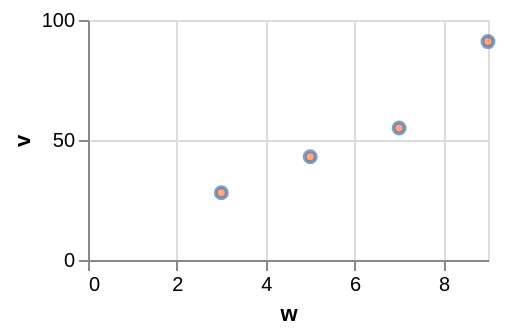

Vega-Lite specification for this chart:
### Vega-Lite specification from a JSON file in a GitHub repository (floating-point values rounded to 4 significant figures)
{"$schema": "https://vega.github.io/schema/vega-lite/v6.json", "width": 200, "height": 120, "data": {"values": [{"c": "alpha", "v": 28, "w": 3, "t": "2024-01-07"}, {"c": "beta", "v": 55, "w": 7, "t": "2024-03-19"}, {"c": "gamma", "v": 43, "w": 5, "t": "2024-06-02"}, {"c": "delta", "v": 91, "w": 9, "t": "2024-09-11"}]}, "mark": {"type": "point", "fill": "coral"}, "encoding": {"x": {"field": "w", "type": "quantitative"}, "y": {"field": "v", "type": "quantitative"}}}
